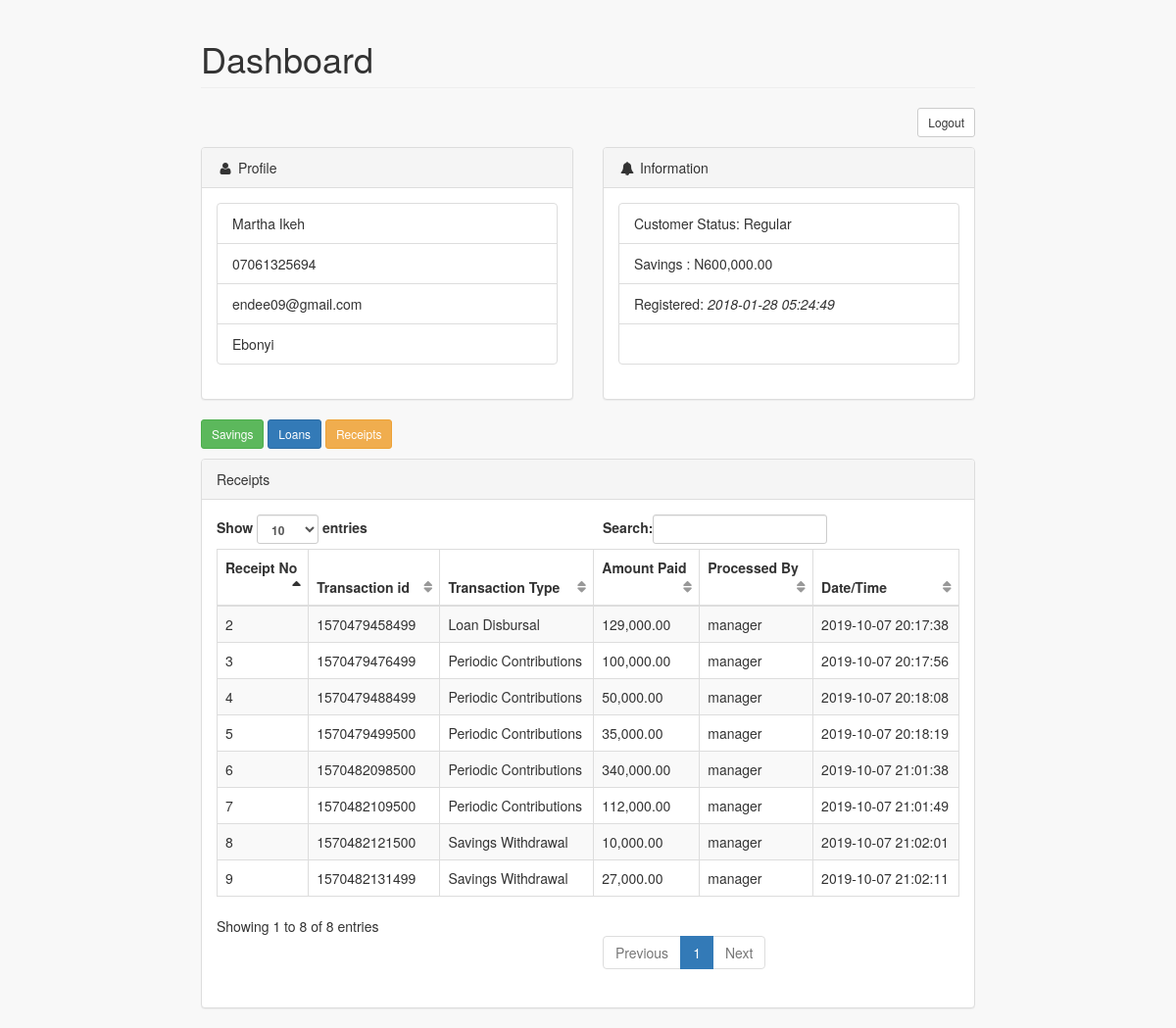
The page /public/index.php (signed in) on the database its author committed.
### tables this page shows
CREATE TABLE IF NOT EXISTS `mc_customers` (
  `customer_id` int(11) NOT NULL AUTO_INCREMENT,
  `password` varchar(255) NOT NULL,
  `customer_status` int(3) DEFAULT NULL,
  `type_flag` int(3) DEFAULT NULL,
  `firstname` text,
  `lastname` text,
  `phone` varchar(11) NOT NULL,
  `email` varchar(64) DEFAULT NULL,
  `address` varchar(50) DEFAULT NULL,
  `customer_image` varchar(200) DEFAULT 'img/customers/customer.jpg',
  `timestamp_created` datetime DEFAULT CURRENT_TIMESTAMP,
  `staff` varchar(51) DEFAULT NULL,
  `savings_balance` double DEFAULT '0',
  PRIMARY KEY (`customer_id`),
  UNIQUE KEY `phone` (`phone`)
);

CREATE TABLE IF NOT EXISTS `mc_customer_types` (
  `type_id` int(11) NOT NULL AUTO_INCREMENT,
  `type_name` varchar(30) DEFAULT NULL,
  `type_description` varchar(50) DEFAULT NULL,
  `type_flag` int(1) DEFAULT NULL,
  `timestamp_updated` timestamp NULL DEFAULT CURRENT_TIMESTAMP ON UPDATE CURRENT_TIMESTAMP,
  `staff` varchar(21) NOT NULL,
  PRIMARY KEY (`type_id`)
);

CREATE TABLE IF NOT EXISTS `mc_receipts` (
  `receipt_id` int(11) NOT NULL AUTO_INCREMENT,
  `customer_id` int(11) NOT NULL,
  `transaction_id` varchar(31) DEFAULT NULL,
  `transaction_type` varchar(30) NOT NULL,
  `amount` double NOT NULL,
  `staff` varchar(21) DEFAULT NULL,
  `timestamp_created` timestamp NOT NULL DEFAULT CURRENT_TIMESTAMP,
  PRIMARY KEY (`receipt_id`)
);

### public/models/class.report.php (the view, shortened to what this page needs)
<?php
class REPORT
{
    private $db;
    function __construct($DB_con, $customer, $payment)
    {
      $this->db = $DB_con;
    }
    public function single_customer_receipts($customer_id)
    {
        try
        {
          $stmt = $this->db->prepare("SELECT * FROM mc_receipts WHERE customer_id = $customer_id");
          $stmt->execute();
          echo"
          <table width='100%' class='table table-striped table-bordered table-hover' id='dataTables-example'>
              <thead>
                  <tr>
                      <th>Receipt No</th>
                      <th>Transaction id</th>
                      <th>Transaction Type</th>
                      <th>Amount Paid</th>
                      <th>Processed By</th>
                      <th>Date/Time</th>
                  </tr>
              </thead>
              <tbody>";
          if($stmt->rowCount()>0)
          {
                while($row = $stmt->fetch(PDO::FETCH_ASSOC))
                {
                    echo"
                      <tr>
                          <td>".$row['receipt_id']."</a></td>
                          <td>".$row['transaction_id']."</a></td>
                          <td>".$row['transaction_type']."</td>
                          <td>".number_format($row['amount'],2)."</td>
                          <td>".$row['staff']."</td>
                          <td>".$row['timestamp_created']."</td>
                      </tr>";
                }
            }
            return true;
        }
        catch(PDOException $e)
        {
            echo $e->getMessage();
            return false;
        }
    }
}
?>

### public/models/class.customer.php (shortened to what this page needs)
<?php
class CUSTOMER
{
    private $db;
    function __construct($DB_con)
    {
      $this->db = $DB_con;
    }
    public function customer_profile($customer_id)
    {
        try
        {
            $stmt = $this->db->prepare("SELECT * FROM mc_customers WHERE customer_id = $customer_id");
            $stmt->execute();
            $row = $stmt->fetch(PDO::FETCH_ASSOC);
            $customer_status = $this->get_customer_status($row['customer_id']);
            $customer_type = $this->get_customer_type_name($row['type_flag']);
            echo"
            <div class='col-lg-6'>
              <div class='panel panel-default'>
                  <div class='panel-heading'>
                      <i class='fa fa-user fa-fw'></i> Profile
                  </div>
                  <div class='panel-body'>
                    <div class='list-group'>
                        <p class='list-group-item'>
                            ".$row['firstname']." ".$row['lastname']."
                        </p>
                        <p class='list-group-item'>
                            ".$row['phone']."
                        </p>
                        <p class='list-group-item'>
                            ".$row['email']."
                        </p>
                        <p class='list-group-item'>
                            ".$row['address']."</em>
                        </p>
                    </div>
                  </div>
              </div>
            </div>
            <div class='col-lg-6'>
              <div class='panel panel-default'>
                  <div class='panel-heading'>
                      <i class='fa fa-bell fa-fw'></i> Information
                  </div>
                  <div class='panel-body'>
                    <div class='list-group'>
                        <p class='list-group-item'>
                            Customer Status: ".$this->get_customer_type_name($row['type_flag'])."
                        </p>
                        <p class='list-group-item'>
                            Savings : N".number_format($row['savings_balance'],2)."
                        </p>
                        <p class='list-group-item'>
                            Registered: <i>".$row['timestamp_created']."</i>
                        </p>
                        <p class='list-group-item'>
                            &nbsp
                        </p>
                    </div>
                  </div>
              </div>
            </div>
                      ";
            return true;
        }
        catch(PDOException $e)
        {
            echo $e->getMessage();
            return false;
        }
    }
     public function get_customer_status($customer_id)
     {
        try
        {
          $stmt = $this->db->prepare("SELECT customer_status FROM mc_customers WHERE customer_id = $customer_id");
          $stmt->execute();
          $row=$stmt->fetch(PDO::FETCH_ASSOC);
          $status_flag = $row['customer_status'];
          $stmt = $this->db->prepare("SELECT status_name FROM mc_customer_status WHERE status_flag = $status_flag");
          $stmt->execute();
          $row=$stmt->fetch(PDO::FETCH_ASSOC);
          return $row['status_name'];
        }
        catch(PDOException $e)
        {
            echo $e->getMessage();
            return false;
        }
     }
     public function get_customer_type_flag($customer_id)
     {
        try
        {
          $stmt = $this->db->prepare("SELECT type_flag FROM mc_customers WHERE customer_id = '$customer_id'");
          $stmt->execute();
          $row=$stmt->fetch(PDO::FETCH_ASSOC);
          return $row['type_flag'];
        }
        catch(PDOException $e)
        {
            echo $e->getMessage();
            return false;
        }
     }
     public function get_customer_type_name($type_flag)
     {
        try
        {
          $stmt = $this->db->prepare("SELECT type_name FROM mc_customer_types WHERE type_flag = '$type_flag'");
          $stmt->execute();
          $row=$stmt->fetch(PDO::FETCH_ASSOC);
          return $row['type_name'];
        }
        catch(PDOException $e)
        {
            echo $e->getMessage();
            return false;
        }
     }
}
?>

### rows shown on the page
mc_customers: firstname "Martha", lastname "Ikeh", phone "07061325694", email "endee09@gmail.com", address "Ebonyi", type_flag.type_name "Regular", savings_balance "600,000.00", timestamp_created "2018-01-28 05:24:49"
mc_receipts: receipt_id "2", transaction "1570479458499", transaction_type "Loan Disbursal", amount "129,000.00", staff "manager", timestamp_created "2019-10-07 20:17:38"
mc_receipts: receipt_id "3", transaction "1570479476499", transaction_type "Periodic Contributions", amount "100,000.00", staff "manager", timestamp_created "2019-10-07 20:17:56"
mc_receipts: receipt_id "4", transaction "1570479488499", transaction_type "Periodic Contributions", amount "50,000.00", staff "manager", timestamp_created "2019-10-07 20:18:08"
mc_receipts: receipt_id "5", transaction "1570479499500", transaction_type "Periodic Contributions", amount "35,000.00", staff "manager", timestamp_created "2019-10-07 20:18:19"
mc_receipts: receipt_id "6", transaction "1570482098500", transaction_type "Periodic Contributions", amount "340,000.00", staff "manager", timestamp_created "2019-10-07 21:01:38"
mc_receipts: receipt_id "7", transaction "1570482109500", transaction_type "Periodic Contributions", amount "112,000.00", staff "manager", timestamp_created "2019-10-07 21:01:49"
mc_receipts: receipt_id "8", transaction "1570482121500", transaction_type "Savings Withdrawal", amount "10,000.00", staff "manager", timestamp_created "2019-10-07 21:02:01"
mc_receipts: receipt_id "9", transaction "1570482131499", transaction_type "Savings Withdrawal", amount "27,000.00", staff "manager", timestamp_created "2019-10-07 21:02:11"

### other values the page prints
$record_title "Receipts"
